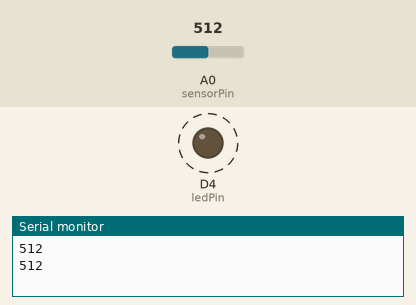
Recording of a sketch running on a simulated ESP8266 (NodeMCU). Shown: output pins drawn as LEDs (lit = HIGH), the last lines printed to the serial monitor. Dashed ring = blinking. The test bench sets the inputs (shaded band); at power-on: A0 (sensorPin) = 512.

Above: at 1.8 s.
1.9 s: A0 (sensorPin) set to 0
At 3.2 s:
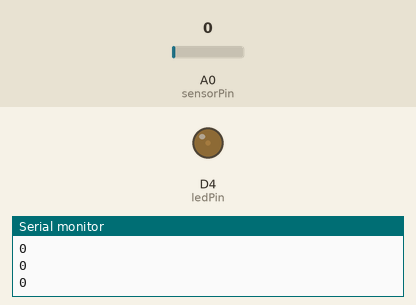
3.6 s: A0 (sensorPin) set to 122
At 3.66 s:
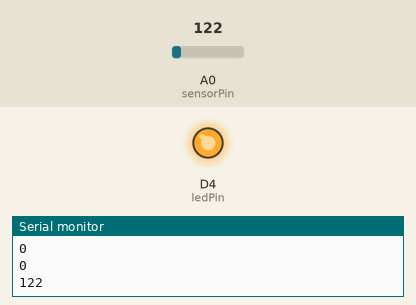
Timing chart, 0 to 13.1 s (numbered marks = the images above; inputs shaded):
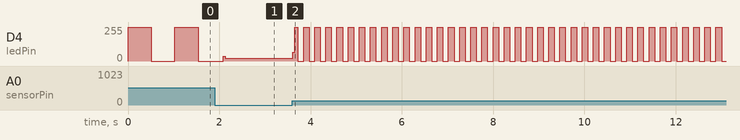

Measured:
- after the input at 3.6 s, D4 (ledPin): 20/255 → 66/255 at once, then moves between 0/255 and 255/255, repeating every 0.24 s
- by itself, D4 (ledPin): alternates 255/255 for 0.51 s and 0/255 for 0.51 s

The sketch:

sensors-analog.ino
```cpp
int sensorPin = A0;
int ledPin = D4;
int sensorValue = 0;

void setup() {
  pinMode(ledPin, OUTPUT);
  Serial.begin(115200);
}

void loop() {
  sensorValue = analogRead(sensorPin);
  Serial.println(sensorValue);
  digitalWrite(ledPin, HIGH);
  delay(sensorValue);
  digitalWrite(ledPin, LOW);
  delay(sensorValue);
}
```
